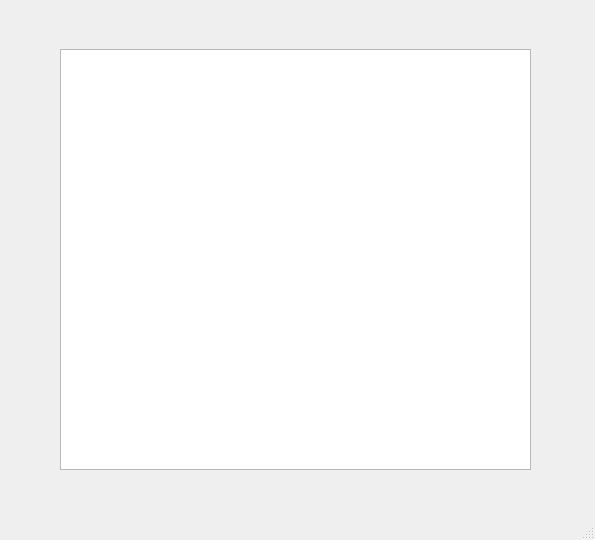
<?xml version="1.0" encoding="UTF-8"?>
<ui version="4.0">
 <class>MainWindow</class>
 <widget class="QMainWindow" name="MainWindow">
  <property name="geometry">
   <rect>
    <x>0</x>
    <y>0</y>
    <width>595</width>
    <height>540</height>
   </rect>
  </property>
  <property name="windowTitle">
   <string>MainWindow</string>
  </property>
  <widget class="QWidget" name="centralwidget">
   <widget class="QWidget" name="verticalLayoutWidget">
    <property name="geometry">
     <rect>
      <x>60</x>
      <y>49</y>
      <width>471</width>
      <height>421</height>
     </rect>
    </property>
    <layout class="QVBoxLayout" name="verticalLayout">
     <item>
      <widget class="QTextBrowser" name="textBrowser">
       <property name="font">
        <font>
         <family>Microsoft JhengHei</family>
         <pointsize>12</pointsize>
        </font>
       </property>
      </widget>
     </item>
    </layout>
   </widget>
  </widget>
  <widget class="QMenuBar" name="menubar">
   <property name="geometry">
    <rect>
     <x>0</x>
     <y>0</y>
     <width>595</width>
     <height>23</height>
    </rect>
   </property>
  </widget>
  <widget class="QStatusBar" name="statusbar"/>
 </widget>
 <resources/>
 <connections/>
</ui>
